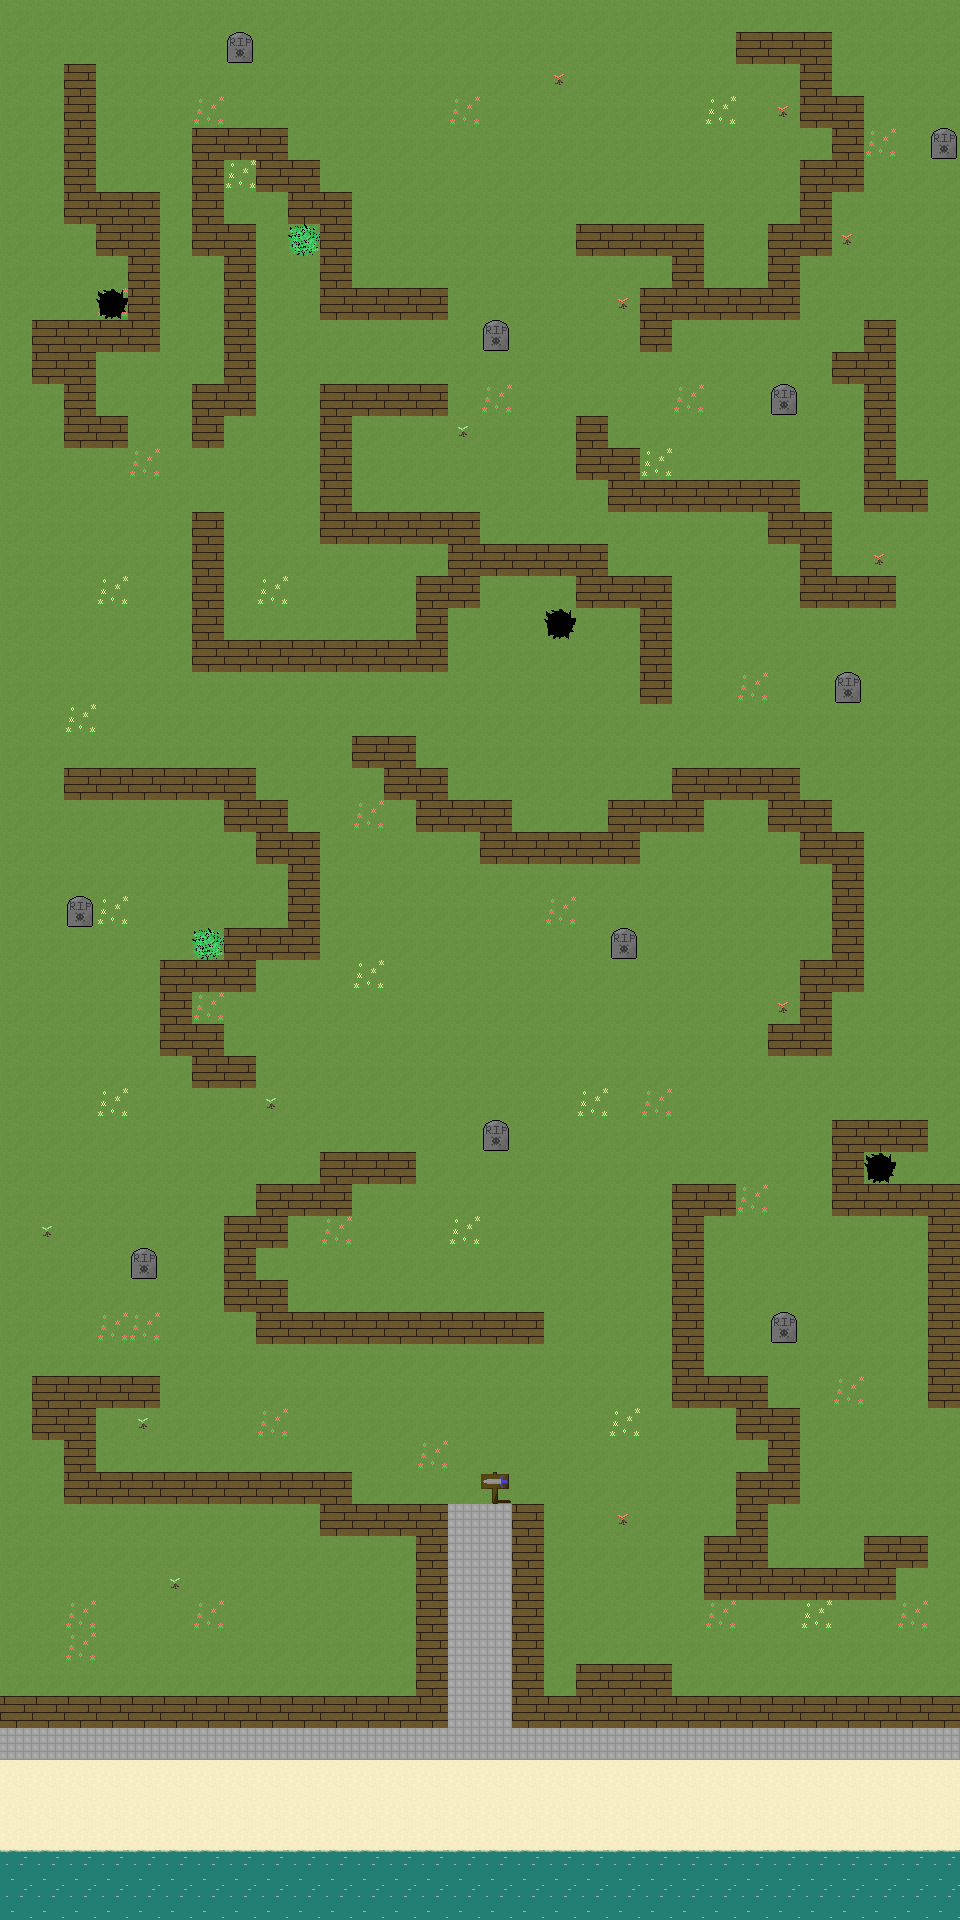

The image is a tile-based game level rendered from a .tmx file. Its description and source (layers, tilesets, objects; grid data summarised) follow:
An orthogonal 30x60 tile map with 32x32 px tiles, 3 tile layers (ground, wall, items).

<map version="1.2" tiledversion="1.3.3" orientation="orthogonal" renderorder="right-down" width="30" height="60" tilewidth="32" tileheight="32" infinite="0" nextlayerid="4" nextobjectid="1">
 <tileset firstgid="1" source="tileset.tsx" />
 <layer id="1" name="ground" width="30" height="60">
  <data>[1800 cells, 1740 non-empty, 10 distinct tile ids]</data>
 </layer>
 <layer id="2" name="wall" width="30" height="60">
  <data>[1800 cells, 365 non-empty, 2 distinct tile ids]</data>
 </layer>
 <layer id="3" name="items" width="30" height="60">
  <data>[1800 cells, 5 non-empty, 2 distinct tile ids]</data>
 </layer>
</map>
